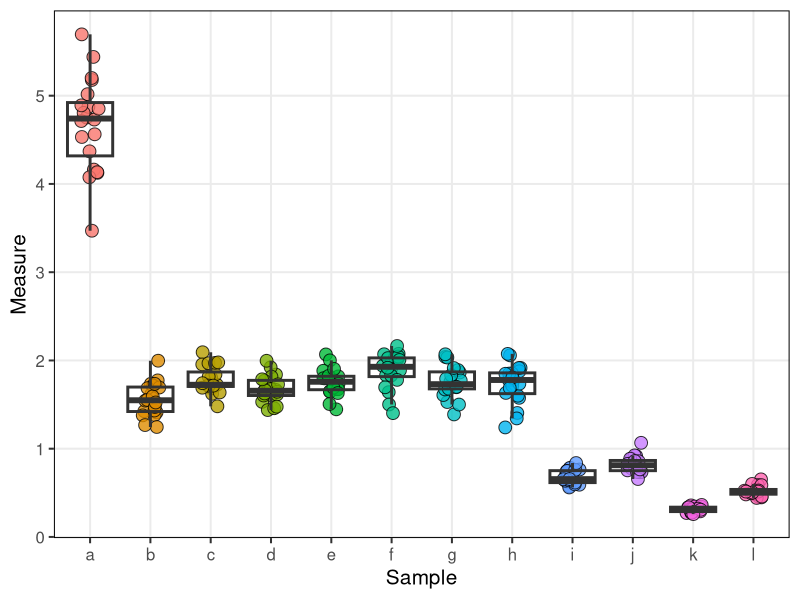

Generate this figure with R:
#+++++++++++++++++++++++++++++++++++++++++++++++++++++++++++++++++++++++++++++++
#
#
# FileName:           plotly11.R
# FileDescription:
#
#
# Reference:
#          # wresch.github.io/2014/05/22/aligning-ggplo2-graphs.html
#          # stackoverflow.com/questions/31630045/understanding-boxplot-with-jitter
#
#+++++++++++++++++++++++++++++++++++++++++++++++++++++++++++++++++++++++++++++++
# Miguel P. Xochicale [http://mxochicale.github.io]
# Doctoral Researcher in Human-Robot Interaction
# University of Birmingham, U.K. (2014-2018)
#+++++++++++++++++++++++++++++++++++++++++++++++++++++++++++++++++++++++++++++++
#
#
#

library(ggplot2)
library(gtable)
library(grid)
library(data.table)


# Synthetic DataTable
mv <- sqrt( c(25, runif(7,2.5,3.5), runif(4,0,1)))
mn <- length(mv)
ms <- letters[1:mn]

dt <- NULL
for (i in 1:20){
  dt <- rbind(dt, data.table( sample=ms, val=(mv+ rnorm(mn,0,0.1*mv) ) ) )
}
summary(dt)


#BoxPlot V0
# p.box <- ggplot(dt)+
#   geom_boxplot( aes(sample, val, fill=sample) )+
#   geom_jitter(aes(sample, val, fill=sample),
#               position=position_jitter(width=0.1, height=0),
#               color="blue",
#               alpha=0.2,
#               size=2
#                 )+
#   scale_fill_brewer(palette="Set3")+
#   labs(x= "Sample", y="Measure")+
#   theme_bw(15)+
#   theme(panel.grid.minor= element_blank(),
#         panel.border=element_rect(color="black"),
#         legend.position="none")


#BoxPlot V1
p.box <-  ggplot(dt, aes(x=sample, y=val) )+
          geom_point(aes(fill=sample),
                    alpha=0.8,
                    size=4,
                    shape=21,
                    position=position_jitter(width=0.15, height=0)  )+
         geom_boxplot(lwd=1,outlier.colour=NA, fill=NA)+
        labs(x= "Sample", y="Measure")+
         theme_bw(15)+
         theme(panel.grid.minor= element_blank(),
               panel.border=element_rect(color="black"),
               legend.position="none")

p.box

#### If it is possible, please avoid to create heavy files
# tiff("jittering.tiff", height=1000, width=2000, units="px", res=200)
# print(p.box)
# dev.off()
